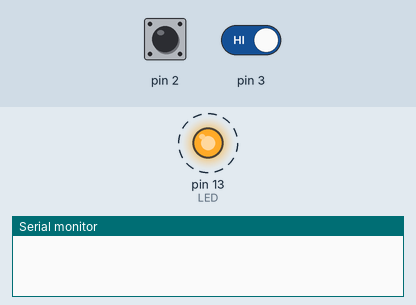
Recording of a sketch running on a simulated Arduino Uno, built with avr-gcc and run on an emulated ATmega328P. Shown: output pins drawn as LEDs (lit = HIGH), the last lines printed to the serial monitor. Dashed ring = blinking. The test bench sets the inputs (shaded band); at power-on: pin 2 HIGH, pin 3 HIGH.

Above: at 1.2 s.
1.3 s: pin 2 driven LOW
3.0 s: pin 2 driven HIGH and pin 3 driven LOW
At 5.0 s:
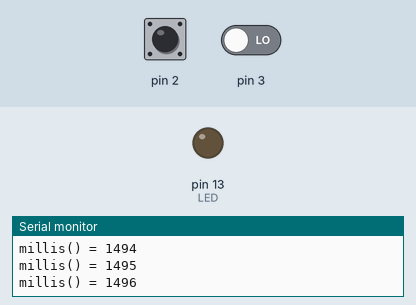
5.1 s: pin 3 driven HIGH
8.1 s: pin 2 driven LOW
11.1 s: pin 2 pulsed HIGH 2 times (0.12 s each, 0.3 s apart)
At 14.7 s:
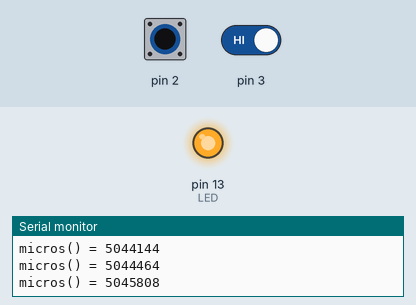
Timing chart, 0 to 15.7 s (numbered marks = the images above; inputs shaded):
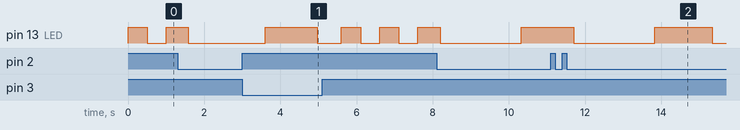

Measured:
- after the input at 3.0 s, pin 13 (LED): LOW → HIGH after 0.60 s instead of 0.71 s

The sketch:

testArduino.ino
```cpp
int LED = 13;

void setup() {
  Serial.begin(9600);
  pinMode(LED, OUTPUT);
  attachInterrupt(0, displayMicros, LOW);
  attachInterrupt(1, displayMillis, LOW);
}

void loop() {
  digitalWrite(LED, HIGH);
  delay(500);
  digitalWrite(LED, LOW);
  delay(500);
}

void displayMicros() {
  Serial.write("micros() = ");
  Serial.println(micros());
}

void displayMillis() {
    Serial.write("millis() = ");
  Serial.println(millis());
}
```
